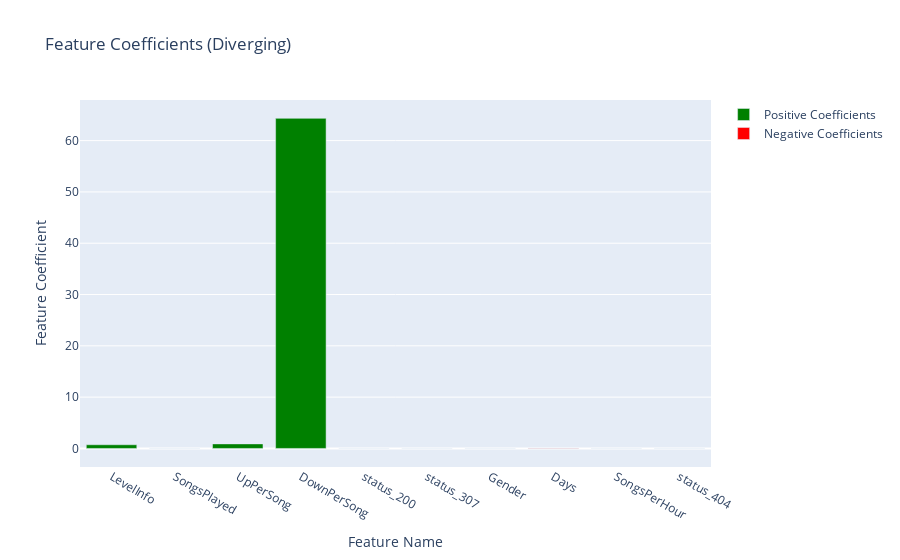

This figure's notebook cell:
### Markdown cell above
### Variable Coefficients in the Trained LR Model

### Code cell
coefs = [round(x,2) for x in best_lr_model.coefficients]

print("Intercept: " + str(best_lr_model.intercept))
coefs_df = pd.DataFrame({'Feature_Name': numerical_cols, 'Feature_Coefficient': coefs})
coefs_df.to_csv('coefs_df.csv', index=False)
display(coefs_df)

fig = go.Figure()

# Positive bars with green color
fig.add_trace(go.Bar(
    x=coefs_df['Feature_Name'][coefs_df['Feature_Coefficient'] >= 0],
    y=coefs_df['Feature_Coefficient'][coefs_df['Feature_Coefficient'] >= 0],
    marker_color='green',
    name='Positive Coefficients'
))

# Negative bars with red color
fig.add_trace(go.Bar(
    x=coefs_df['Feature_Name'][coefs_df['Feature_Coefficient'] < 0],
    y=coefs_df['Feature_Coefficient'][coefs_df['Feature_Coefficient'] < 0],
    marker_color='red',
    name='Negative Coefficients'
))

fig.update_layout(
    title='Feature Coefficients (Diverging)',
    xaxis_title='Feature Name',
    yaxis_title='Feature Coefficient'
)

fig.show()

### Figure 1 — Plotly figure (JSON) as saved in the notebook; plotly's stock layout.template omitted (floating-point values rounded to 4 significant figures)
{"data": [{"marker": {"color": "green"}, "name": "Positive Coefficients", "type": "bar", "x": ["LevelInfo", "SongsPlayed", "UpPerSong", "DownPerSong", "status_200", "status_307"], "y": [0.72, 0, 0.89, 64.34, 0, 0]}, {"marker": {"color": "red"}, "name": "Negative Coefficients", "type": "bar", "x": ["Gender", "Days", "SongsPerHour", "status_404"], "y": [-0.03, -0.04, -0.03, -0.03]}], "layout": {"title": {"text": "Feature Coefficients (Diverging)"}, "xaxis": {"title": {"text": "Feature Name"}}, "yaxis": {"title": {"text": "Feature Coefficient"}}}}
